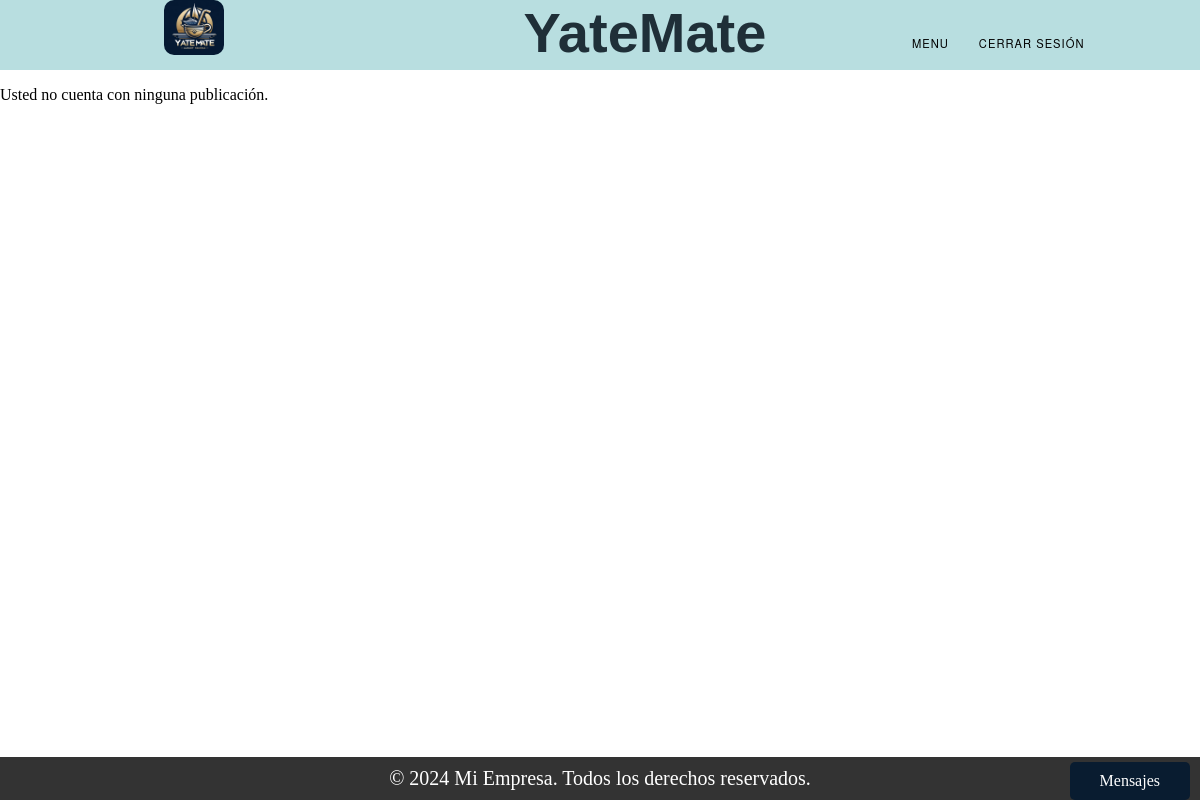
The page /mis_publicaciones/ (signed in) on the database as committed earlier.
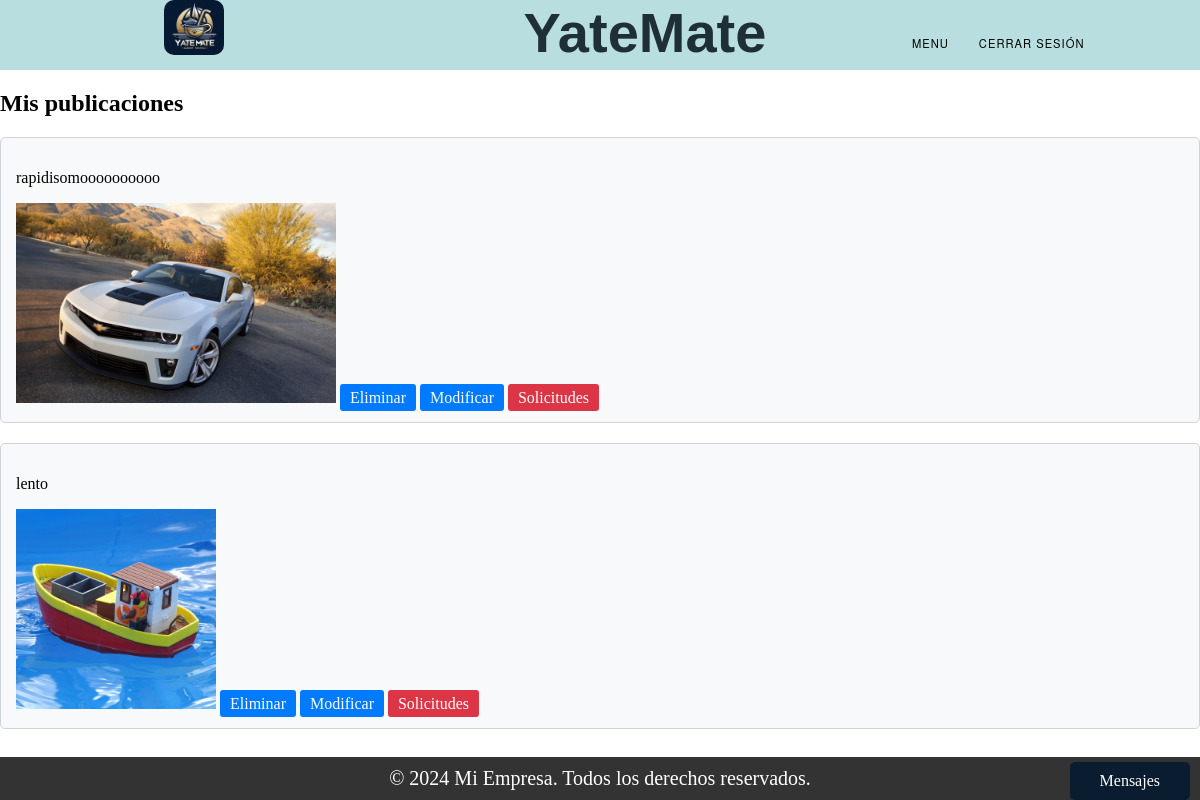
The same page on the database as committed later.
### Trueque/models.py (models this page shows, shortened)
class Publicacion_ObjetoValioso(models.Model):
    ESTADO_CHOICES = (
        ('Vigente', 'Vigente'),
        ('Proceso', 'Proceso'),
        ('Finalizado', 'Finalizado'),
    )
    tipo = models.CharField(max_length=100)
    marca = models.CharField(max_length=100)
    descripcion = models.TextField()
    estado = models.CharField(max_length=50)
    dueño = models.ForeignKey(User, on_delete=models.SET_NULL, null=True)
    foto = models.ImageField(upload_to='static/img_o/')

class Publicacion_Embarcacion(models.Model):
    ESTADO_CHOICES = (
        ('Vigente', 'Vigente'),
        ('Proceso', 'Proceso'),
        ('Finalizado', 'Finalizado'),
    )
    embarcacion = models.ForeignKey(Embarcacion, on_delete=models.CASCADE)
    descripcion = models.TextField()
    estado = models.CharField(max_length=50)

### Register/models.py (models this page shows, shortened)
class Embarcacion(models.Model):
    TIPOS = (
        ('Velero', 'Velero'),
        ('Yate', 'Yate'),
        ('Lancha', 'Lancha'),
        ('Barco', 'Barco'),
    )
    eslora = models.FloatField()
    manga = models.FloatField()
    calado = models.FloatField()
    matricula = models.CharField(max_length=20, unique=True)
    nombre_fantasia = models.CharField(max_length=255)
    foto = models.ImageField(upload_to='static/img_b', null=True, blank=True)
    dueno = models.ForeignKey(User, on_delete=models.SET_NULL, null=True)
    tipo = models.CharField(max_length=20, choices=TIPOS)

### Trueque/views.py (the view)
# urls.py: path("mis_publicaciones/", views.mis_publicaciones, name="ver_mis_publicaciones"),
def mis_publicaciones(request):
    user_id = request.session['user_id']
    objetos = Publicacion_ObjetoValioso.objects.filter(dueño=user_id)
    embarcaciones = Publicacion_Embarcacion.objects.filter(embarcacion__dueno_id=user_id)
    objetos_con_solicitudes = []
    embarcaciones_con_solicitudes = []
    for objeto in objetos:
        tiene_solicitudes = Solicitud_ObjetosValiosos.objects.filter(publicacion=objeto).exists()
        if tiene_solicitudes:
            objetos_con_solicitudes.append(objeto.id)
    for embarcacion in embarcaciones:
        tiene_solicitudes = Solicitud_Embarcaciones.objects.filter(publicacion=embarcacion).exists()
        if tiene_solicitudes:
            embarcaciones_con_solicitudes.append(embarcacion.id)
    return render(request, "ver_mis_publicaciones.html", {
        'objetos': objetos,
        'embarcaciones': embarcaciones,
        'objetos_con_solicitudes': objetos_con_solicitudes,
        'embarcaciones_con_solicitudes': embarcaciones_con_solicitudes,
    })

### Trueque/context_processors.py (called while the page is built)
def conversaciones_usuario(request):
    user_id = request.session.get('user_id')
    if user_id:
        conversaciones = Conversacion.objects.filter(Q(dueño_publicacion=user_id) | Q(solicitante=user_id))
        return {'conversaciones_usuario': conversaciones}
    else:
        return {'conversaciones_usuario': []}

### Trueque/templates/ver_mis_publicaciones.html (shortened to what this page needs)
{% extends "base.html" %}
{% load static %}
{% block content %}
{% if objetos or embarcaciones %}
    {% if objetos %}
    <h2>Mis publicaciones</h2>
        {% for objeto in objetos %}
            <div class="card">
                <p>{{ objeto.descripcion|truncatechars:70 }}</p>
                {% if objeto.foto %}
                <img src="{{ objeto.foto.url }}" alt="" class="img-fluid"  style="max-width: 80%; max-height: 200px;">
                {% endif %}
                <a href={% url 'eliminar_objeto' objeto.id %} class="btn btn-card">Eliminar</a>
                <a href="#" class="btn btn-card">Modificar</a>
                {% if objeto.id in objetos_con_solicitudes %}
                    <a href={% url 'solicitudes_trueque_objeto' objeto.id %} class="btn btn-cardVerde" >Solicitudes</a>
                {% else %}
                    <a class="btn btn-cardRojo">Solicitudes</a>
                {% endif %}
            </div>
        {% endfor %}
    {% endif %}
    {% if embarcaciones %}
        {% for embarcacion in embarcaciones %}
            <div class="card">
                <p>{{ embarcacion.embarcacion.nombre_fantasia|truncatechars:70 }}</p>
                {% if embarcacion.embarcacion.foto %}
                <img src="{{ embarcacion.embarcacion.foto.url }}" alt="Foto de la embarcación" class="img-fluid"style="max-width: 80%; max-height: 200px;">
                {% endif %}
                <a href={% url 'eliminar_embarcacion' embarcacion.id %} class="btn btn-card">Eliminar</a>
                <a href="#" class="btn btn-card">Modificar</a>
                {% if embarcacion.id in embarcaciones_con_solicitudes %}
                    <a href={% url 'solicitudes_trueque_embarcacion' embarcacion.id %} class='btn btn-cardVerde'>Solicitudes</a>
                {% else %}
                    <a class="btn btn-cardRojo">Solicitudes</a>
                {% endif %}
            </div>
        {% endfor %}
    {% endif %}
{% else %}
    <p>Usted no cuenta con ninguna publicación.</p>
{% endif %}
{% endblock %}

### templates/base.html (shortened to what this page needs)
<!DOCTYPE html>
<html lang="es">
<head>
<link rel="stylesheet" href="styles.css">
</head>
<body>
{% include "partials/header.html" %}
{% block content %}{% endblock %}
{% include "partials/footer.html" %}
{% if request.session.user_type == 'Usuario' or request.session.user_type == 'Cliente' %}
        {% include 'partials/messages_bar.html' %}
{% endif %}
</body>
</html>

### templates/partials/header.html (shortened to what this page needs)
{% load static %}
<!DOCTYPE html>
<html lang="es">
<head>
<link rel="stylesheet" type="text/css" href="{% static 'css/styles.css' %}">
</head>
<body>
<header class="header1">
  <div class="navegacion">
    <div id="box-img">
      <img src="{% static 'img/iconY.jpg' %}" alt="Logo" >
    </div>
    <div class="titulo-cli">
      <h1>YateMate</h1>
    </div>
    <nav id="menu">
      <div id="div-nav">
        <ul>
          <li>
            <a href="#">Menu</a>
          </li>
          {% if request.session.user_id %}
            <li><a href="http://127.0.0.1:8000/login/logout">Cerrar sesión</a></li>
          {% else %}
            <li><a href="http://127.0.0.1:8000/login/">Iniciar sesión</a></li>
            <li><a href="http://127.0.0.1:8000/register/">Registrarse</a></li>
          {% endif %}
        </ul>
      </div>
    </nav>
  </div>
</header>
</body>
</html>

### templates/partials/footer.html (shortened to what this page needs)
<!DOCTYPE html>
<html lang="es">
<head>
</head>
<body>
<footer>
    <div class="container">
        <p>&copy; 2024 Mi Empresa. Todos los derechos reservados.</p>
    </div>
</footer>
</body>
</html>

### templates/partials/messages_bar.html (shortened to what this page needs)
<!DOCTYPE html>
<html lang="en">
<head>
</head>
<body>
<div class="mensaje-bar">Mensajes</div>
</body>
</html>

### static/css/styles.css (style rules this page uses)
body { margin: 0; padding: 0; }
.header1 { background-color: #b8dee0; width: 100%; height:70px; }
.navegacion { display: flex; align-items: flex-start; justify-content: flex-start; }
.titulo-cli { display: flex; align-items: flex-start; justify-content: flex-start; margin-left:140px; }
.titulo-cli h1 { font-family: 'Alumni Sans Pinstripe', sans-serif; font-size: 3.5rem; font-weight: 800; margin: 0 ; color: #1f2f38; }
#menu { display: flex; align-items: center; flex-direction: row; margin-top: 20px; width: 100%; height: 100%; margin-left: 50px; justify-content: center; }
#menu ul { list-style:none; margin:0; padding:0; }
#menu ul li { background-color:#b8dee0;; }
#menu ul a { display:block; color:black; text-decoration:none; font-weight:400; font-size:0.7rem; padding:6px; font-family:"HelveticaNeue", "Helvetica Neue", Helvetica, Arial, sans-serif; text-transform:uppercase; letter-spacing:1px; }
#menu ul li { position:relative; float:left; margin:0; padding:0; }
#box-img { display: flex; width: 100%; height: 100%; align-items: center; justify-content: center; }
#box-img img { width: 60px; height: 60px; border-radius: 10px; margin-left: 5px; margin-top: 4px; }
ul { list-style: none; }
li { list-style: none; }
.container { display: flex; width: 100%; height: 100%; align-items:center; justify-content: center; margin-top: 100px; margin-bottom: 100px; }

### templates/partials/header.html (style rules this page uses)
.header1 { position: relative; z-index: 1000; }
.navegacion { display: flex; justify-content: space-between; align-items: center; }
#menu { position: relative; }
#menu ul { list-style: none; padding: 0; margin: 0; }
#menu ul li { position: relative; display: inline-block; margin-right: 10px; }
#menu ul li a { text-decoration: none; padding: 10px; display: block; }
#box-img img { max-height: 55px; margin-top: -10px; }

### Trueque/templates/ver_mis_publicaciones.html (style rules this page uses)
.card { background-color: #f8f9fa; border: 1px solid #ced4da; border-radius: 5px; margin-bottom: 20px; padding: 15px; }
.btn-card { background-color: #007bff; color: #fff; padding: 5px 10px; text-decoration: none; border-radius: 3px; }
.btn-cardRojo { background-color: #dc3545; color: #fff; padding: 5px 10px; text-decoration: none; border-radius: 3px; }

### templates/partials/footer.html (style rules this page uses)
footer { background-color: #333; color: #fff; padding: 10px 0; text-align: center; position: fixed; bottom: 0; width: 100%; }
.container { padding: 0; margin: 0; }
footer p { margin: 0; font-size: 20px; }
.mensaje-bar { position: fixed; bottom: 0px; right: 10px; background-color: #091c30; color: #fff; padding: 10px 30px;; border-radius: 5px; cursor: pointer; z-index: 1000; }

### templates/partials/messages_bar.html (style rules this page uses)
.mensaje-bar { position: fixed; bottom: 0px; right: 10px; background-color: #091c30; color: #fff; padding: 10px 30px; border-radius: 5px; cursor: pointer; z-index: 1000; }

Rows that differ between the two databases and show on the page:
added Publicacion_ObjetoValioso: descripcion "rapidisomoooooooooo", foto (picture), shows "Solicitudes"
added Publicacion_Embarcacion: embarcacion.nombre_fantasia "lento", embarcacion.foto (picture), shows "Solicitudes"
Other text that changed with them:
text no longer shown: "Usted no cuenta con ninguna publicación."
text now shown: "Mis publicaciones"
